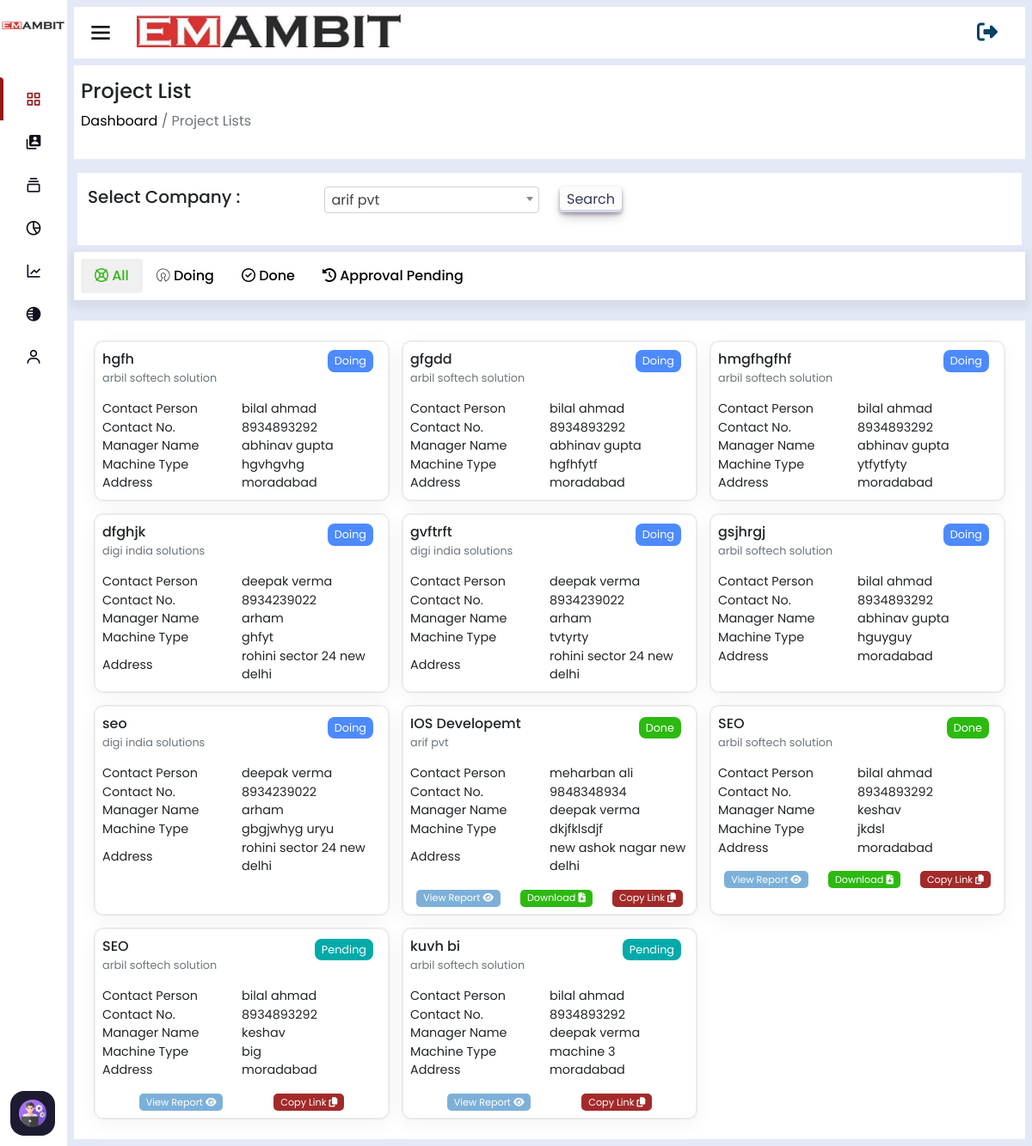
Page /project-lists/ (signed in) on the earlier database version.
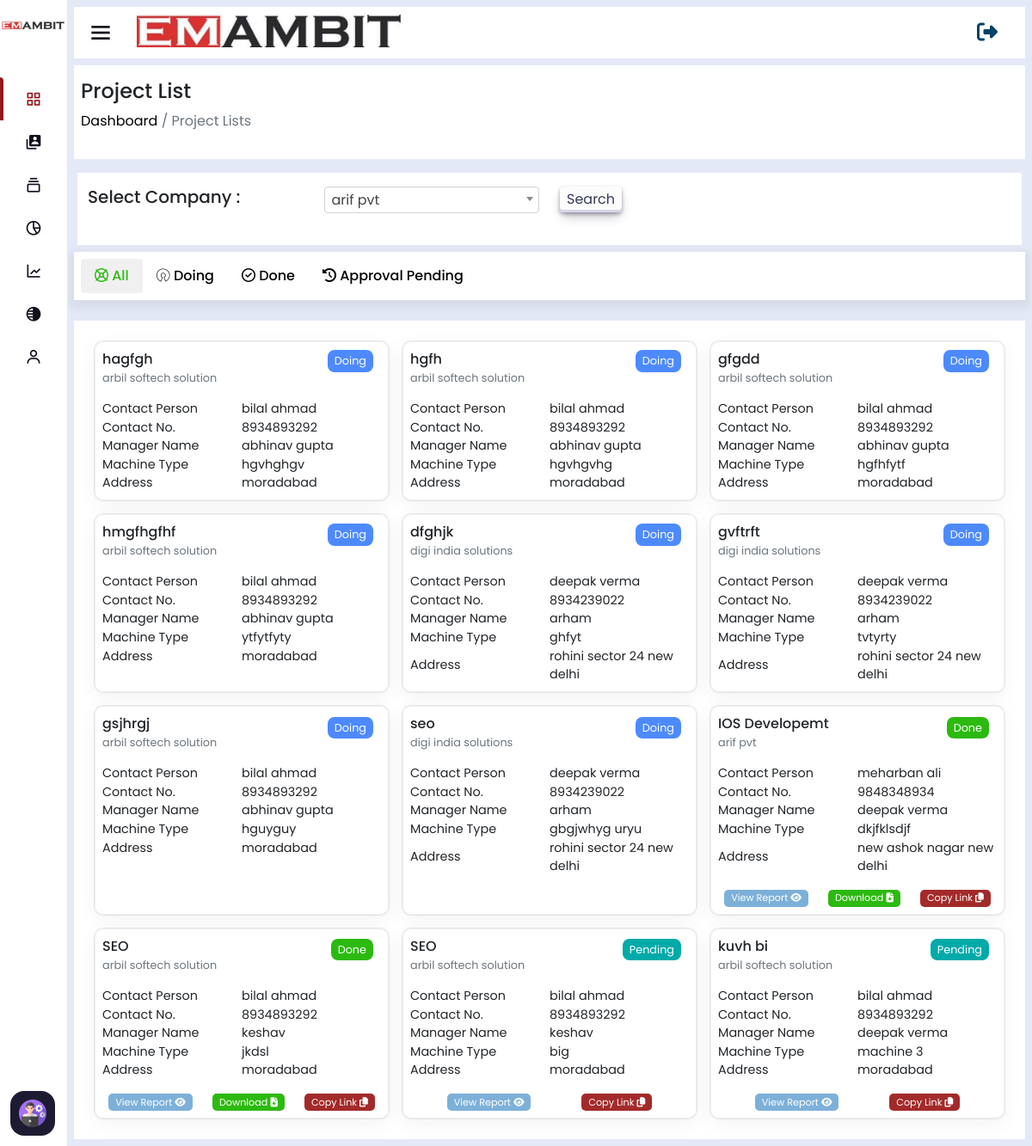
Same page on the later database version.
### home/models.py (models this page shows, shortened)
class AssignEngineer(models.Model):
    company_name=models.ForeignKey(ClientCompanyInfo,on_delete=models.CASCADE)
    manager_name=models.ForeignKey(CustomUser,on_delete=models.CASCADE,related_name='manager_assignments',default=None)
    engineer_one=models.ForeignKey(CustomUser,on_delete=models.CASCADE, null=True,blank=True,related_name='engineer_one_assignments')
    engineer_two=models.ForeignKey(CustomUser,on_delete=models.CASCADE,null=True,blank=True, related_name='engineer_two_assignments')
    engineer_three=models.ForeignKey(CustomUser,on_delete=models.CASCADE,null=True,blank=True, related_name='engineer_three_assignments')
    visit_purpose=models.CharField(max_length=254)
    machine_type=models.CharField(max_length=254)
    leave_date=models.CharField(max_length=254)
    reach_date=models.CharField(max_length=254)
    travel_by=models.ForeignKey(AddTravelBy,on_delete=models.CASCADE)
    timestampt=models.DateTimeField(auto_now_add=True,null=True,blank=True)
    ending_date=models.CharField(max_length=100,null=True,blank=True,default='Work on Progress')
    work_status=models.CharField(max_length=100,blank=True,null=True,default='Doing')
    project_link=models.CharField(max_length=1000,null=True,blank=True)
    download_link=models.CharField(max_length=254,null=True,blank=True)
    equipment = models.TextField(max_length=1000,null=True,blank=True)

class ClientCompanyInfo(models.Model):
    company_name=models.CharField(max_length=200)
    company_phone=models.CharField(max_length=20)
    contact_person=models.CharField(max_length=250)
    company_email=models.CharField(max_length=254)
    company_gst=models.CharField(max_length=50)
    company_address=models.CharField(max_length=254)
    timestampt=models.DateTimeField(auto_now_add=True,null=True,blank=True)
    def __str__(self) -> str:
        return self.company_name

class CustomUser(AbstractUser):
    username = None
    email = models.EmailField(unique=True)
    user_phone = models.CharField(max_length=50,unique=True)
    user_address=models.CharField(max_length=50)
    user_gender=models.CharField(max_length=50)
    user_status=models.CharField(max_length=100,null=True,blank=True,default='Engineer')
    total_cost=models.IntegerField(default=0,null=True,blank=True)
    visible_password=models.CharField(max_length=254,null=True,blank=True)
    attendance_status=models.CharField(max_length=250,null=True,blank=True,default="A")
    USERNAME_FIELD = 'email'
    REQUIRED_FIELDS = []
    objects = CustomUserManager()

### home/views.py (the view, shortened to what this page needs)
# urls.py: path('project-lists/',projectList_view),
@login_required(login_url='/login')
def projectList_view(request):
    project_info=AssignEngineer.objects.all().order_by('-id')
    doing_data=AssignEngineer.objects.filter(work_status="Doing").order_by('-id')
    done_data=AssignEngineer.objects.filter(work_status="Done").order_by('-id')
    pending_data=AssignEngineer.objects.filter(work_status="Pending").order_by('-id')
    all_engineers=CustomUser.objects.all().order_by('-id')
    all_company=ClientCompanyInfo.objects.all().order_by('-id')
    return render(request,'project-list.html',{"data":project_info,'all_engineers':all_engineers,'all_company':all_company,'doing_data':doing_data,'done_data':done_data,'pending_data':pending_data})

### home/templates/project-list.html (shortened to what the changed rows need)
<!DOCTYPE html>
<html lang="en" dir="ltr">
<head>
    {% include 'header-links.html' %}
<body>
    {% if user.is_authenticated and user.is_superuser %}
    <section class="nav-section">
        {% include 'subtitle.html' %}
    <div class="breadcum">
        <h2>Project List</h2>
    </div>
    <div class="project-list-links">
        <div>
            <div  class="tab-content project-cards-main mt-4 p-2" id="pills-tabContent">
                <div class="tab-pane fade show active" id="pills-home" role="tabpanel" aria-labelledby="pills-home-tab">
                    <div class="project-cards-grid p-3">
                        {% for i in data %}
                        <div class="single-project">
                            <div class="details">
                                <strong>{{i.visit_purpose}}</strong>
                                <p>{{i.company_name.company_name}}</p>
                            </div>
                            <table>
                                <tr>
                            <td>Contact Person</td>
                            <td class="work-description">{{i.company_name.contact_person}}</td>
                             </tr>
                                <tr>
                            <td>Contact No.</td>
                            <td class="work-description">{{i.company_name.company_phone}}</td>
                             </tr>
                                <tr>
                            <td>Manager Name</td>
                            <td class="work-description">{{i.manager_name.first_name}}</td>
                            </tr>
                                <tr>
                                    <td>Machine Type</td>
                                    <td>{{i.machine_type}}</td>
                                </tr>
                                <tr>
                                    <td>Address</td>
                                    <td>{{i.company_name.company_address}}</td>
                                </tr>
                            </table>
                            {% if i.work_status == "Done" %}
                            <div class="box-btns">
                                <a href="{{i.project_link}}" target="_blank" class="view">View Report <i class="fa-solid fa-eye"></i> </a>
                                <a href="{{i.download_link}}"  class="down">Download <i class="fa-solid fa-file-arrow-down"></i> </a>
                                <a href='' id="{{i.project_link}}"  onclick="copyLink(this.id)" class="copy">Copy Link <i class="fa-solid fa-copy"></i> </a>
                            </div>
                            <div class="status-done">{{i.work_status}}</div>
                            {% elif i.work_status == "Pending" %}
                            <div class="box-btns">
                                <a href="{{i.project_link}}" target="_blank" class="view">View Report <i class="fa-solid fa-eye"></i> </a>
                                <a href='' id="{{i.project_link}}"  onclick="copyLink(this.id)" class="copy">Copy Link <i class="fa-solid fa-copy"></i> </a>
                            </div>
                            <div class="status-pending">{{i.work_status}}</div>
                            {% elif i.work_status == "Doing" %}
                            <div class="status-doing">{{i.work_status}}</div>
                            {% endif %}
                        </div>
                        {% endfor %}
                    </div>
                </div>
            </div>
        </div>
    </div>
    </section>
    {% else %}
    <script>
        window.location.href='/page-note-found'
    </script>
    {% endif %}
</body>
</html>

Differences in the rows shown:
added AssignEngineer: visit_purpose "hagfgh", company_name.company_name "arbil softech solution", company_name.contact_person "bilal ahmad", company_name.company_phone "8934893292", manager_name.first_name "abhinav gupta", machine_type "hgvhghgv", company_name.company_address "moradabad", work_status "Doing"
